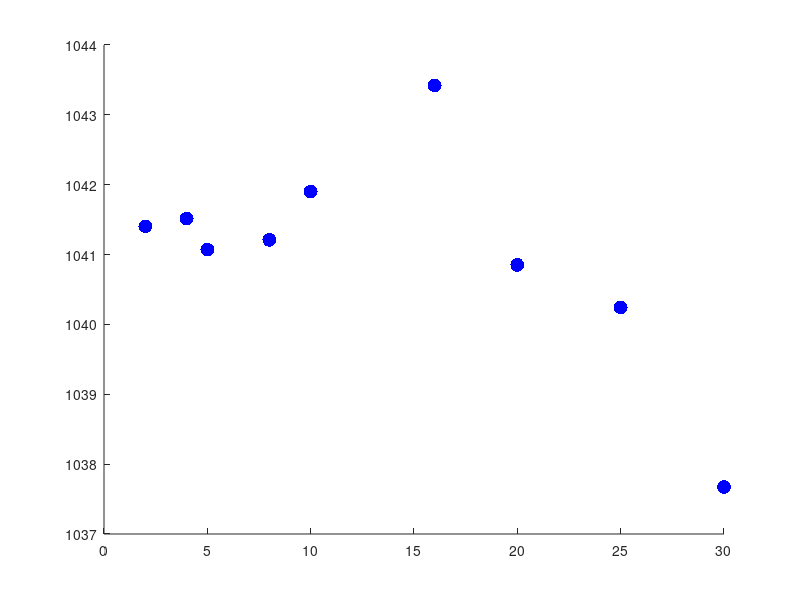

This figure's MATLAB source: (Note: this script raises an error after producing the figure.)
% path1='C:\Users\TERRA\Documents\MATLAB\WQX\反演\网格敏感性实验\ADD_Experiment\不规则格网';
% X1=load(fullfile(path1, 'IR-Inverse-UaOptimization-Nod3-I-Adjoint-Cga0k000010-Cgs0k010000-Aga0k000010-Ags0k010000-m3--logA-logC-.mat'));
% Y1=load(fullfile(path1, 'GroundingLines.mat'));
% [VAF1,IceVolume,GroundedArea,hAF,hfPos]=CalcVAF(Y1.CtrlVar,Y1.MUA,X1.F.h,X1.F.B,X1.F.S,X1.F.rho,X1.F.rhow,Y1.GF);
% fprintf("VAF=%f (Gt/yr)\n",VAF1.Total/1e9)   ; 


% 30km 3.7543e+05 
% 25km 3.7636e+05
% 20km 3.7658e+05
% 16km 3.7751e+05
% 10km 3.7696e+05
% 8km  3.7671e+05
% 5km  3.7666e+05
% 4km  3.7682e+05
% 2km  3.7678e+05
% Nonuniform  3.7670e+05
%%

path = 'C:\Users\TERRA\Desktop\results';

resolutions = [2, 4, 5, 8, 10,16,20,25,30]; % 网格分辨率
VAF_values=[3.7678e+05,3.7682e+05,3.7666e+05,3.7671e+05,3.7696e+05,3.7751e+05,3.7658e+05,3.7636e+05,3.7543e+05]/361.8;
% Mean_Diff 不规则格网10.5498 
% 绘制散点图  
figure
set(gcf,'color','w','position',[500 200 650 600]);
scatter(resolutions, VAF_values, 100, 'b', 'filled'); % 'b'代表蓝色，'filled'填充点

% % 拟合曲线（这里使用二次多项式）
% p = polyfit(resolutions, VAF_values, 1); % 3表示3次多项式拟合
% 
% % 生成拟合曲线的x值范围
% x_fit = linspace(0, 32, 100);
% 
% % 计算拟合曲线的y值
% y_fit = polyval(p, x_fit);

% 拟合曲线（这里使用robustfit）
[b, stats] = robustfit(resolutions, VAF_values);
% 生成拟合曲线的x值范围
x_fit = linspace(0, 32, 100);
% 计算拟合曲线的y值
y_fit = b(1) + b(2) * x_fit;
% 计算拟合误差
se = stats.se;

% 绘制拟合曲线
hold on;
plot(x_fit, y_fit, 'r', 'LineWidth', 2);

hold on;
y_line = 3.7670e+05/361.8; % 不规则格网的Mean_diff值
plot([0, 50], [y_line, y_line], 'k--', 'LineWidth', 2);
hold on;
% 绘制拟合误差阴影
fill([x_fit, fliplr(x_fit)], [y_fit + se, fliplr(y_fit - se)], [0.8, 0.8, 0.8], 'FaceAlpha', 0.25, 'EdgeColor', 'none');
% 设置坐标轴范围
xlim([0,32]);
set(gca,'xtick',[0 2 4 5 8 10 16 20 25 30]);
% ylim([375000,378500]);
% 添加标签和标题
xlabel('Grid size (km)','fontsize',15);
ylabel('VAF (mm)','Interpreter','tex','fontsize',15);
% ylabel('VAF (Gt{\cdot}a^{-1})','fontsize',15);
% 添加图例
legend('Uniform grids', 'Robust fit','Nonuniform grids', 'Location', 'northwest','fontsize',15);
set(gca,'linewidth',1,'fontsize',15,'fontweight','normal','fontname','time news roman');
% 显示图形
grid on;

box on
print(gcf, fullfile(path, 'VAF.png'), '-dpng', '-r1000');